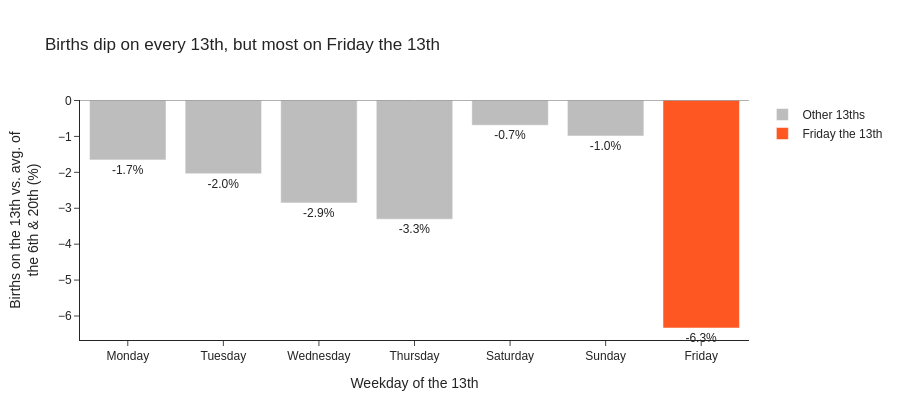

Notebook code for this chart:
### Code cell
fig = px.bar(
    df_13th_by_weekday,
    x='day_name',
    y='avg_pct_vs_6th_and_20th',
    color=np.where(df_13th_by_weekday['day_name'] == 'Friday', 'Friday the 13th', 'Other 13ths'),
    color_discrete_map={'Friday the 13th': ACCENT, 'Other 13ths': GRAY},
    text=df_13th_by_weekday['avg_pct_vs_6th_and_20th'].map('{:+.1f}%'.format),
    labels={
        'day_name': 'Weekday of the 13th',
        'avg_pct_vs_6th_and_20th': 'Births on the 13th vs. avg. of<br>the 6th & 20th (%)',
        'color': '',
    },
    title='Births dip on every 13th, but most on Friday the 13th',
    height=420,
)
fig.update_traces(textposition='outside', cliponaxis=False)
fig.add_hline(y=0, line_width=1, line_color='black')
fig.show()

### Figure 1 — Plotly figure (JSON) as saved in the notebook; plotly's stock layout.template omitted (floating-point values rounded to 4 significant figures)
{"data": [{"cliponaxis": false, "hovertemplate": "=Other 13ths<br>Weekday of the 13th=%{x}<br>Births on the 13th vs. avg. of<br>the 6th & 20th (%)=%{y}<br>text=%{text}<extra></extra>", "legendgroup": "Other 13ths", "marker": {"color": "#BDBDBD", "pattern": {"shape": ""}}, "name": "Other 13ths", "orientation": "v", "showlegend": true, "text": ["-1.7%", "-2.0%", "-2.9%", "-3.3%", "-0.7%", "-1.0%"], "textposition": "outside", "type": "bar", "x": ["Monday", "Tuesday", "Wednesday", "Thursday", "Saturday", "Sunday"], "xaxis": "x", "y": [-1.654, -2.038, -2.851, -3.305, -0.6888, -0.9881], "yaxis": "y"}, {"cliponaxis": false, "hovertemplate": "=Friday the 13th<br>Weekday of the 13th=%{x}<br>Births on the 13th vs. avg. of<br>the 6th & 20th (%)=%{y}<br>text=%{text}<extra></extra>", "legendgroup": "Friday the 13th", "marker": {"color": "#FF5722", "pattern": {"shape": ""}}, "name": "Friday the 13th", "orientation": "v", "showlegend": true, "text": ["-6.3%"], "textposition": "outside", "type": "bar", "x": ["Friday"], "xaxis": "x", "y": [-6.334], "yaxis": "y"}], "layout": {"barmode": "relative", "height": 420, "legend": {"title": {"text": ""}, "tracegroupgap": 0}, "shapes": [{"line": {"color": "black", "width": 1}, "type": "line", "x0": 0, "x1": 1, "xref": "x domain", "y0": 0, "y1": 0, "yref": "y"}], "title": {"text": "Births dip on every 13th, but most on Friday the 13th"}, "xaxis": {"anchor": "y", "domain": [0.0, 1.0], "title": {"text": "Weekday of the 13th"}}, "yaxis": {"anchor": "x", "domain": [0.0, 1.0], "title": {"text": "Births on the 13th vs. avg. of<br>the 6th & 20th (%)"}}}}
